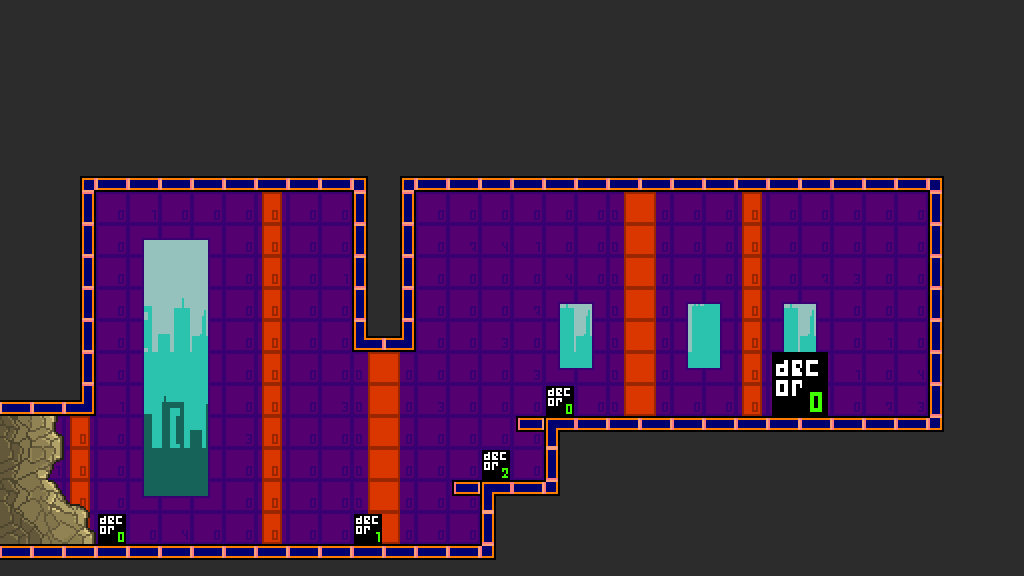

A 2D game scene composited from a Tiled map and its tileset images. What follows is a short description and the map's XML, with each tile layer's data collapsed to a summary:
An orthogonal 32x18 tile map with 32x32 px tiles, 12 tile layers (Sky, Sky2, Background, CollisionLayer, ...) and 5 objects.

<map version="1.0" orientation="orthogonal" width="32" height="18" tilewidth="32" tileheight="32">
 <tileset firstgid="1" name="generalSprite" tilewidth="32" tileheight="32">
  <image source="generalSprite.png" width="128" height="1184" />
  <tile id="60">
   <properties>
    <property name="tileType" value="empty" />
   </properties>
  </tile>
 </tileset>
 <layer name="Sky" width="32" height="18">
  <data>[576 cells, 79 non-empty, 10 distinct tile ids]</data>
 </layer>
 <layer name="Sky2" width="32" height="18">
  <data>[576 cells, 14 non-empty, 9 distinct tile ids]</data>
 </layer>
 <layer name="Background" width="32" height="18">
  <data>[576 cells, 286 non-empty, 19 distinct tile ids]</data>
 </layer>
 <layer name="CollisionLayer" width="32" height="18">
  <data>[576 cells, 576 non-empty, 12 distinct tile ids]</data>
 </layer>
 <layer name="DamagingLayer" width="32" height="18">
  <data>[576 cells, 576 non-empty, 1 distinct tile ids]</data>
 </layer>
 <layer name="DecorLayer" width="32" height="18">
  <data>[576 cells, 576 non-empty, 8 distinct tile ids]</data>
 </layer>
 <layer name="LadderLayer" width="32" height="18">
  <data>[576 cells, 576 non-empty, 1 distinct tile ids]</data>
 </layer>
 <layer name="PlatformLayer" width="32" height="18">
  <data>[576 cells, 576 non-empty, 2 distinct tile ids]</data>
 </layer>
 <layer name="UpBlockingLayer" width="32" height="18">
  <data>[576 cells, 576 non-empty, 1 distinct tile ids]</data>
 </layer>
 <layer name="DownBlockingLayer" width="32" height="18">
  <data>[576 cells, 576 non-empty, 1 distinct tile ids]</data>
 </layer>
 <layer name="LeftBlockingLayer" width="32" height="18">
  <data>[576 cells, 576 non-empty, 13 distinct tile ids]</data>
 </layer>
 <layer name="RightBlockingLayer" width="32" height="18">
  <data>[576 cells, 576 non-empty, 3 distinct tile ids]</data>
 </layer>
 <objectgroup name="EnemySpawnLayer" width="32" height="18">
  <object x="160" y="448" width="32" height="32" />
  <object x="288" y="384" width="32" height="32" />
 </objectgroup>
 <objectgroup name="PlayerSpawnLayer" width="32" height="18">
  <object x="832" y="320" width="64" height="96" />
 </objectgroup>
 <objectgroup name="SwitchSpawnLayer" width="32" height="18">
  <object x="576" y="352" width="32" height="32" />
 </objectgroup>
 <objectgroup name="ChestSpawnLayer" width="32" height="18">
  <object x="672" y="352" width="32" height="32" />
 </objectgroup>
</map>
